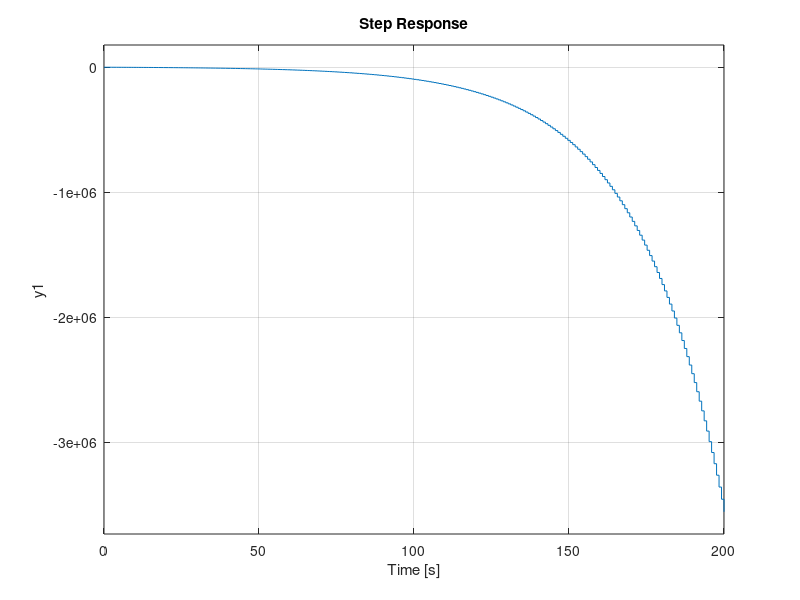

The MATLAB source for this figure:
clear; close all; clc
z=tf('z',0.8);
Kp = 554;
ftmfz = (2.07*Kp*(z+0.343))/((Kp*0.005*(z+0.349)+(z-0.82)*(z-0.04)));
step(ftmfz)
Kp = -30;
ftmfz2 = (2.07*Kp*(z+0.343))/((Kp*0.005*(z+0.349)+(z-0.82)*(z-0.04)));
step(ftmfz2)